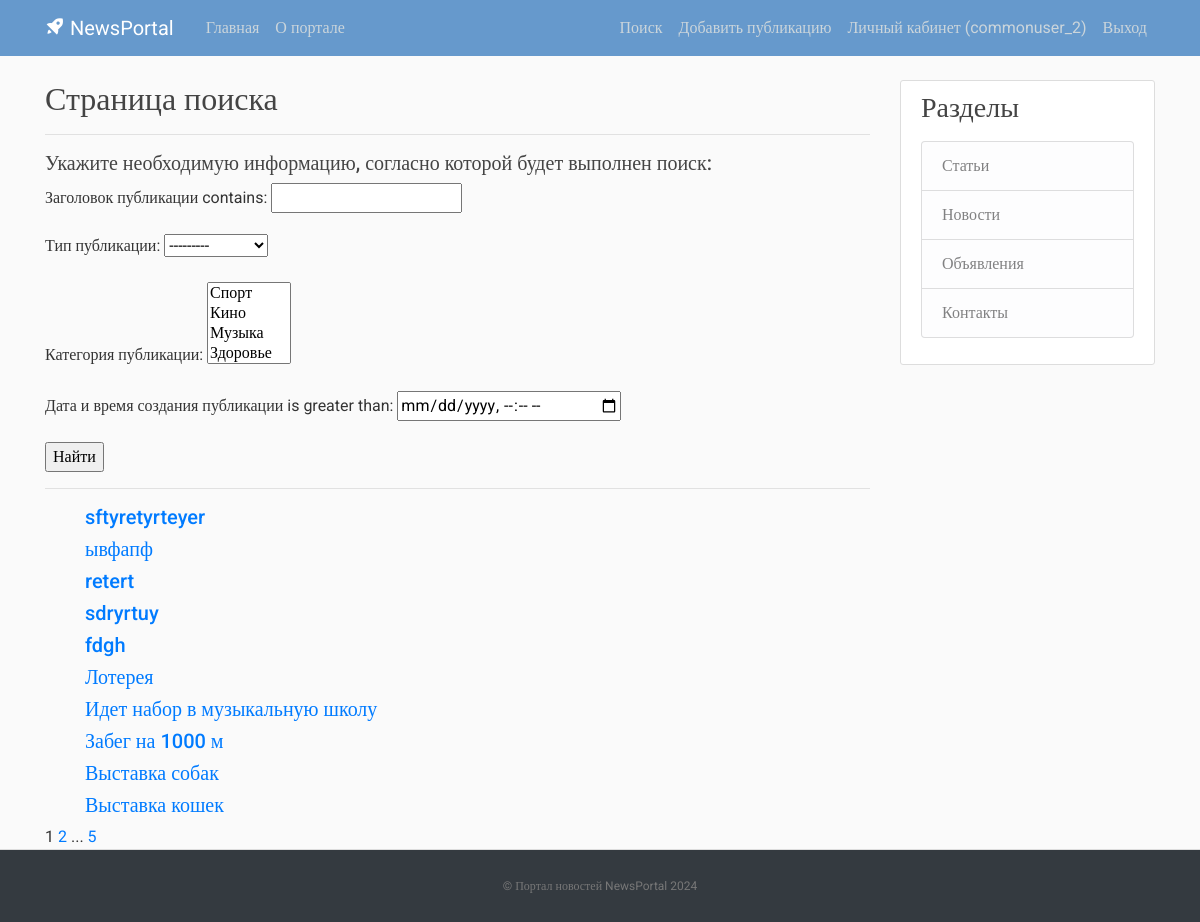
Screenshot of /search/ (signed in) with the database file from the repository.
### post/models.py (models this page shows, shortened)
class Post(models.Model):
    NEWS = 'NW'
    ARTICLE = 'AR'
    NOTIFICATION = 'NT'
    CATEGORY_CHOICES = (
        (NEWS, 'Новость'),
        (ARTICLE, 'Статья'),
        (NOTIFICATION, 'Объявление'),
    )
    categoryType = models.CharField(max_length=2, choices=CATEGORY_CHOICES, default=ARTICLE, verbose_name='Тип публикации')
    dateCreation = models.DateTimeField(default=timezone.now, verbose_name='Дата и время создания публикации')
    title = models.CharField(max_length=128, verbose_name='Заголовок публикации')
    text = models.TextField(verbose_name='Текст публикации')
    rating = models.SmallIntegerField(default=0, verbose_name='Рейтинг публикации')
    author = models.ForeignKey(Author, on_delete=models.CASCADE, verbose_name='Автор публикации')
    category = models.ManyToManyField(Category, verbose_name='Категория публикации')
    class Meta:
        ordering = ['-dateCreation',]
        verbose_name = 'Публикация'
        verbose_name_plural = 'Публикации'

### post/views.py (the view)
# urls.py: path('search/', views.PostSearch.as_view(), name='post_search'),
class PostSearch(ListView):
    model = Post
    template_name = 'flatpages/search.html'
    context_object_name = 'search'
    filterset_class = PostFilter
    ordering = '-dateCreation'
    paginate_by = 10
    def get_queryset(self):
        queryset = super().get_queryset()
        self.filterset = PostFilter(self.request.GET, queryset)
        return self.filterset.qs
    def get_context_data(self, **kwargs):
        context = super().get_context_data(**kwargs)
        context['filterset'] = self.filterset
        return context

### post/models.py (called while the page is built)
    def __str__(self):
        return self.name

### post/templatetags/custom_tags.py (called while the page is built)
@register.simple_tag(takes_context=True)
def url_replace(context, **kwargs):
   d = context['request'].GET.copy()
   for k, v in kwargs.items():
       d[k] = v
   return d.urlencode()

### templates/flatpages/search.html (shortened to what this page needs)
{% extends 'flatpages/default.html' %}
{% load censor %}
{% load custom_tags %}
{% block content %}
<h2> Страница поиска </h2>
<hr>
<h5> Укажите необходимую информацию, согласно которой будет выполнен поиск: </h5>
    <form action="" method="get">
        {{ filterset.form.as_p }}
        <input type="submit" value="Найти" />
    </form>
<hr />
    <ul>
        {% for post in search %}
            <h5><a href="{% url 'post_detail' post.id %}">{{ post.title|censor_w }}</a></h5>
        {% empty %}
            <h3>Ничего не найдено</h3>
        {% endfor %}
    </ul>
   {{ page_obj.number }}
   {% if page_obj.has_next %}
       <a href="?{% url_replace page=page_obj.next_page_number %}">{{ page_obj.next_page_number }}</a>
       {% if paginator.num_pages != page_obj.next_page_number %}
           ...
           <a href="?{% url_replace page=page_obj.paginator.num_pages %}">{{ page_obj.paginator.num_pages }}</a>
       {% endif %}
   {% endif %}
{% endblock content %}

### templates/flatpages/default.html (shortened to what this page needs)
<!DOCTYPE html>
{% load static %}
<html>
<head>
     <link rel="stylesheet" href="https://maxcdn.bootstrapcdn.com/bootstrap/4.0.0/css/bootstrap.min.css">
     <link rel="stylesheet" type="text/css" href="{% static 'css/main.css' %}">
     <link href='https://unpkg.com/boxicons@2.1.2/css/boxicons.min.css' rel='stylesheet'>
</head>
<body>
    <header class="site-header">
      <nav class="navbar navbar-expand-md navbar-dark bg-blue fixed-top">
        <div class="container">
          <a class="navbar-brand mr-4" href="#"><i class='bx bxs-rocket bx-tada-hover'></i> NewsPortal</a>
          <div class="collapse navbar-collapse" id="navbarToggle">
            <div class="navbar-nav mr-auto">
              <a class="nav-item nav-link " href="{% url 'portal_home' %}">Главная</a>
              <a class="nav-item nav-link" href='/about/'>О портале</a>
            </div>
            <div class="navbar-nav">
                <a class="nav-item nav-link" href="{% url 'post_search' %}">Поиск</a>
                {% if perms.post.add_post %}
                    <a class="nav-item nav-link" href="{% url 'post_create' %}">Добавить публикацию</a>
                {% endif %}
                {% if not request.user.is_authenticated %}
                    <a class="nav-item nav-link" href="/accounts/signup">Вход / Регистрация</a>
                {% else %}
                    <a class="nav-item nav-link" href="{% url 'cabinet' %}">Личный кабинет ({{ request.user }})</a>
                    <a class="nav-item nav-link" href="/accounts/logout/">Выход</a>
                {% endif %}
            </div>
          </div>
        </div>
      </nav>
    </header>
    <main role="main" class="container">
      <div class="row">
        <div class="col-md-9">
          {% block content %} {{ flatpage.content }} {% endblock %}
        </div>
        <div class="col-md-3">
          <div class="content-section">
            <h3>Разделы</h3>
            <p class='text-muted'>
              <ul class="list-group">
                <a class="list-group-item list-group-item-light" href="{% url 'article_list' %}">Статьи</a>
                <a class="list-group-item list-group-item-light" href="{% url 'news_list' %}">Новости</a>
                <a class="list-group-item list-group-item-light" href="{% url 'notification_list' %}">Объявления</a>
                <a class="list-group-item list-group-item-light" href="/contacts/">Контакты</a>
              </ul>
            </p>
          </div>
        </div>
      </div>
    </main>
    <footer class="text-center bg-dark">
      <p><a href="#">© Портал новостей NewsPortal 2024</a></p>
    </footer>
</body>
</html>

### static/css/main.css (style rules this page uses)
body, html { width:100%; height:100% }
body { margin:0; padding:0; background: #fafafa; color: #333333; margin-top: 5rem; font-family:Roboto; }
h1, h2, h3, h4, h5, h6 { color: #444444; }
ul { margin: 0; }
.bg-blue { background-color: #6699cc; }
.site-header .navbar-nav .nav-link { color: #cbd5db; }
.content-section { background: #ffffff; padding: 10px 20px; border: 1px solid #dddddd; border-radius: 3px; margin-bottom: 20px; }
footer { position: sticky!important; top: 100%; padding-top:25px; padding-bottom:25px; border-top:1px solid #ddd; }
footer p { margin:2px; text-align:center; padding:0 40px; color:#fff; font-size:12px; }
footer a { color:#777 }

### rows the page displays
Post: title|censor_w "sftyretyrteyer"
Post: title|censor_w "ывфапф"
Post: title|censor_w "retert"
Post: title|censor_w "sdryrtuy"
Post: title|censor_w "fdgh"
Post: title|censor_w "Лотерея"
Post: title|censor_w "Идет набор в музыкальную школу"
Post: title|censor_w "Забег на 1000 м"
Post: title|censor_w "Выставка собак"
Post: title|censor_w "Выставка кошек"

### other values shown
{{ request.user }} "commonuser_2"
{{ page_obj.number }} "1"
{{ page_obj.next_page_number }} "2"
{{ page_obj.paginator.num_pages }} "5"
